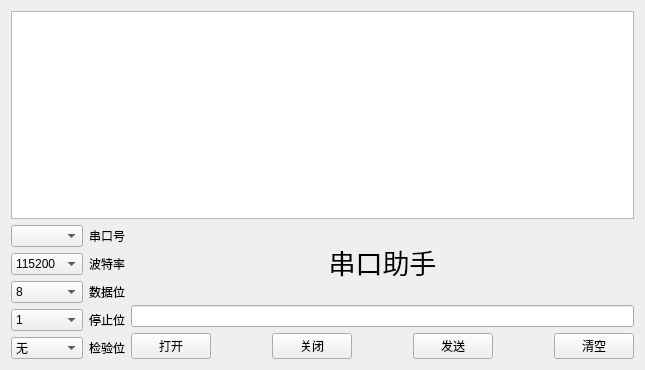
<?xml version="1.0" encoding="UTF-8"?>
<ui version="4.0">
 <class>Widget</class>
 <widget class="QWidget" name="Widget">
  <property name="geometry">
   <rect>
    <x>0</x>
    <y>0</y>
    <width>645</width>
    <height>370</height>
   </rect>
  </property>
  <property name="windowTitle">
   <string>Widget</string>
  </property>
  <layout class="QGridLayout" name="gridLayout_3">
   <item row="0" column="0">
    <widget class="QPlainTextEdit" name="ReceiveEdit">
     <property name="readOnly">
      <bool>true</bool>
     </property>
    </widget>
   </item>
   <item row="1" column="0">
    <layout class="QHBoxLayout" name="horizontalLayout">
     <item>
      <layout class="QGridLayout" name="gridLayout">
       <item row="0" column="0">
        <widget class="QComboBox" name="SerialCb"/>
       </item>
       <item row="0" column="1">
        <widget class="QLabel" name="label">
         <property name="text">
          <string>串口号</string>
         </property>
        </widget>
       </item>
       <item row="1" column="0">
        <widget class="QComboBox" name="baudrateCb">
         <property name="enabled">
          <bool>true</bool>
         </property>
         <property name="currentIndex">
          <number>2</number>
         </property>
         <property name="frame">
          <bool>true</bool>
         </property>
         <item>
          <property name="text">
           <string>4800</string>
          </property>
         </item>
         <item>
          <property name="text">
           <string>9600</string>
          </property>
         </item>
         <item>
          <property name="text">
           <string>115200</string>
          </property>
         </item>
        </widget>
       </item>
       <item row="1" column="1">
        <widget class="QLabel" name="label_2">
         <property name="text">
          <string>波特率</string>
         </property>
        </widget>
       </item>
       <item row="2" column="0">
        <widget class="QComboBox" name="DataCb">
         <property name="currentIndex">
          <number>3</number>
         </property>
         <item>
          <property name="text">
           <string>5</string>
          </property>
         </item>
         <item>
          <property name="text">
           <string>6</string>
          </property>
         </item>
         <item>
          <property name="text">
           <string>7</string>
          </property>
         </item>
         <item>
          <property name="text">
           <string>8</string>
          </property>
         </item>
        </widget>
       </item>
       <item row="2" column="1">
        <widget class="QLabel" name="label_3">
         <property name="text">
          <string>数据位</string>
         </property>
        </widget>
       </item>
       <item row="3" column="0">
        <widget class="QComboBox" name="StopCb">
         <item>
          <property name="text">
           <string>1</string>
          </property>
         </item>
         <item>
          <property name="text">
           <string>1.5</string>
          </property>
         </item>
         <item>
          <property name="text">
           <string>2</string>
          </property>
         </item>
        </widget>
       </item>
       <item row="3" column="1">
        <widget class="QLabel" name="label_4">
         <property name="text">
          <string>停止位</string>
         </property>
        </widget>
       </item>
       <item row="4" column="0">
        <widget class="QComboBox" name="CheckCb">
         <item>
          <property name="text">
           <string>无</string>
          </property>
         </item>
        </widget>
       </item>
       <item row="4" column="1">
        <widget class="QLabel" name="label_5">
         <property name="text">
          <string>检验位</string>
         </property>
        </widget>
       </item>
      </layout>
     </item>
     <item>
      <layout class="QGridLayout" name="gridLayout_2">
       <item row="1" column="0">
        <widget class="QLineEdit" name="SendEdit"/>
       </item>
       <item row="2" column="0">
        <layout class="QHBoxLayout" name="horizontalLayout_7">
         <item>
          <widget class="QPushButton" name="OpenBt">
           <property name="text">
            <string>打开</string>
           </property>
          </widget>
         </item>
         <item>
          <spacer name="horizontalSpacer">
           <property name="orientation">
            <enum>Qt::Orientation::Horizontal</enum>
           </property>
           <property name="sizeHint" stdset="0">
            <size>
             <width>40</width>
             <height>20</height>
            </size>
           </property>
          </spacer>
         </item>
         <item>
          <widget class="QPushButton" name="CloseBt">
           <property name="text">
            <string>关闭</string>
           </property>
          </widget>
         </item>
         <item>
          <spacer name="horizontalSpacer_2">
           <property name="orientation">
            <enum>Qt::Orientation::Horizontal</enum>
           </property>
           <property name="sizeHint" stdset="0">
            <size>
             <width>40</width>
             <height>20</height>
            </size>
           </property>
          </spacer>
         </item>
         <item>
          <widget class="QPushButton" name="SendBt">
           <property name="text">
            <string>发送</string>
           </property>
          </widget>
         </item>
         <item>
          <spacer name="horizontalSpacer_3">
           <property name="orientation">
            <enum>Qt::Orientation::Horizontal</enum>
           </property>
           <property name="sizeHint" stdset="0">
            <size>
             <width>40</width>
             <height>20</height>
            </size>
           </property>
          </spacer>
         </item>
         <item>
          <widget class="QPushButton" name="DeleteBt">
           <property name="text">
            <string>清空</string>
           </property>
          </widget>
         </item>
        </layout>
       </item>
       <item row="0" column="0">
        <widget class="QLabel" name="label_6">
         <property name="font">
          <font>
           <pointsize>20</pointsize>
          </font>
         </property>
         <property name="text">
          <string>串口助手</string>
         </property>
         <property name="alignment">
          <set>Qt::AlignmentFlag::AlignCenter</set>
         </property>
        </widget>
       </item>
      </layout>
     </item>
    </layout>
   </item>
  </layout>
 </widget>
 <resources/>
 <connections/>
</ui>
